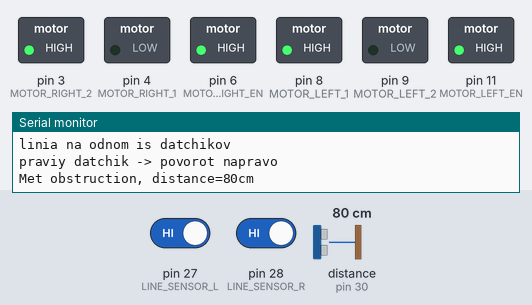
Bench run of a sketch on a simulated Arduino Mega 2560, built with avr-gcc and run on an emulated ATmega2560. Shown: switched loads named in the sketch (green lamp = pin HIGH), the last lines printed to the serial monitor. Wiring (inferred from the names in the program): ultrasonic range finder: trigger pin 31; echo pin 30. Dashed ring = blinking. Inputs (shaded band) come from the test bench; at power-on: pin 28 (LINE_SENSOR_R) HIGH, pin 27 (LINE_SENSOR_L) HIGH, distance to the obstacle (sensor on pin 30) 80 cm. The echo pulse lasts 58.3 µs per cm; pins used as bus, display or sensor lines are not drawn.

Above: at 1.2 s.
1.3 s: pin 28 (LINE_SENSOR_R) driven LOW
At 2.8 s:
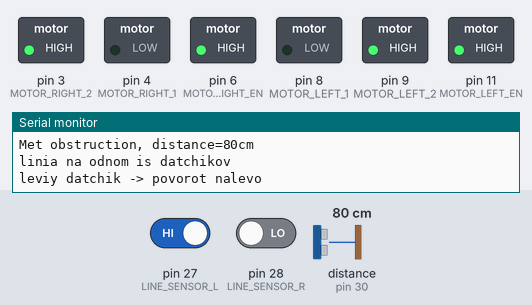
4.8 s: pin 27 (LINE_SENSOR_L) driven LOW
At 6.1 s:
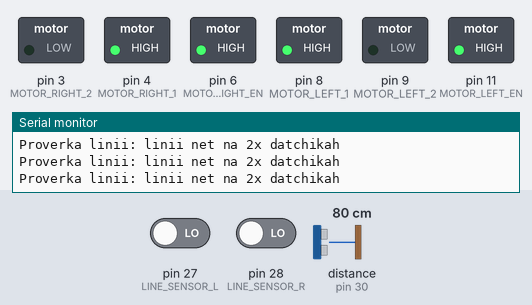
6.9 s: pin 28 (LINE_SENSOR_R) driven HIGH
At 7.3 s:
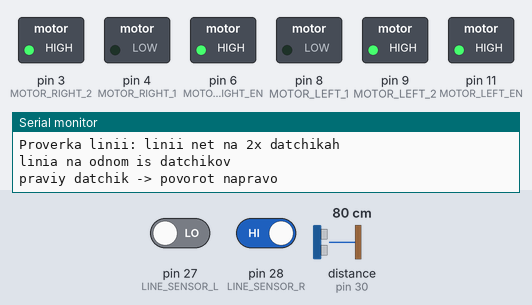
11.0 s: distance to the obstacle (sensor on pin 30) set to 87 cm
14.5 s: distance to the obstacle (sensor on pin 30) set to 92 cm
At 14.61 s:
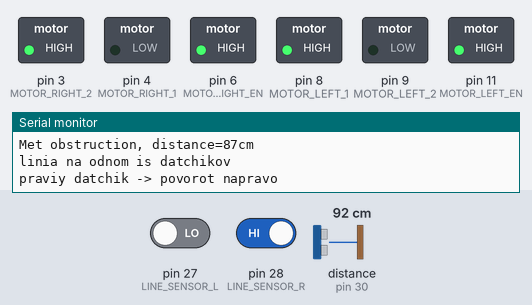
Timing chart, 0 to 17.5 s (numbered marks = the images above; inputs shaded):
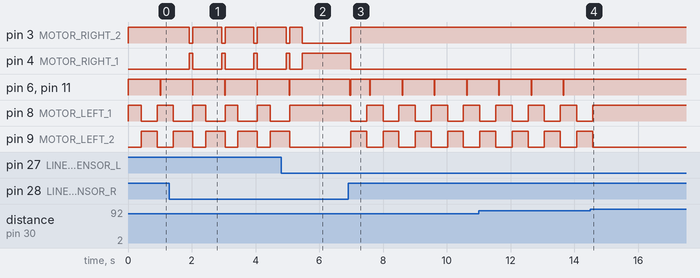

Measured:
- the behaviour switches between 89 and 90 cm on distance to the obstacle (sensor on pin 30) (found by bisection; images 3 and 4)
- after the input at 1.3 s, pin 3 (MOTOR_RIGHT_2): alternates HIGH for 0.90 s and LOW for 0.11 s, starting after 0.62 s; pin 4 (MOTOR_RIGHT_1): alternates HIGH for 0.11 s and LOW for 0.90 s, starting after 0.62 s
- after the input at 4.8 s, pin 6 (MOTOR_RIGHT_EN), pin 8 (MOTOR_LEFT_1), pin 11 (MOTOR_LEFT_EN): goes on until 5.1 s, then stays HIGH; pin 9 (MOTOR_LEFT_2): goes on until 5.1 s, then stays LOW
- after the input at 6.9 s, pin 3 (MOTOR_RIGHT_2): LOW → HIGH after 0.09 s; pin 4 (MOTOR_RIGHT_1): HIGH → LOW after 0.09 s
- after the input at 14.5 s, pin 6 (MOTOR_RIGHT_EN), pin 11 (MOTOR_LEFT_EN): stops changing and stays HIGH; pin 8 (MOTOR_LEFT_1): goes on until 14.6 s, then stays HIGH; pin 9 (MOTOR_LEFT_2): goes on until 14.6 s, then stays LOW
- by itself, pin 6 (MOTOR_RIGHT_EN), pin 11 (MOTOR_LEFT_EN): alternates HIGH for 1.0 s and LOW for 0.01 s
- by itself, pin 8 (MOTOR_LEFT_1): alternates HIGH for 0.40 s and LOW for 0.61 s
- by itself, pin 9 (MOTOR_LEFT_2): alternates HIGH for 0.61 s and LOW for 0.40 s

The sketch:

kegli1.ino
```cpp
// Робот Машинка с сонаром: едет вперёд до тех пор, пока не встретит
// препятствие (10 см). При встрече препятствия отъезжает назад,
// поворачивает в сторону и едет вперед до следующего препятствия.

#define LINE_SENSOR_L 27
#define LINE_SENSOR_R 28
// Ножки для моторов
#define MOTOR_LEFT_1 8
#define MOTOR_LEFT_2 9
#define MOTOR_LEFT_EN 11
#define MOTOR_RIGHT_1 4
#define MOTOR_RIGHT_2 3
#define MOTOR_RIGHT_EN 6

/**
 * Сонар.
 */
#define SONAR_TRIG 31
#define SONAR_ECHO 30

void mleft_forward() {
    // задать направление
    digitalWrite(MOTOR_LEFT_1, HIGH);
    digitalWrite(MOTOR_LEFT_2, LOW);

    // включить моторы
    digitalWrite(MOTOR_LEFT_EN, HIGH);
}

void mleft_backward() {
    // задать направление
    digitalWrite(MOTOR_LEFT_1, LOW);
    digitalWrite(MOTOR_LEFT_2, HIGH);

    // включить моторы
    digitalWrite(MOTOR_LEFT_EN, HIGH);
}

void mleft_stop() {
    // выключить мотор
    digitalWrite(MOTOR_LEFT_EN, LOW);
}

void mright_forward() {
    // задать направление
    digitalWrite(MOTOR_RIGHT_1, HIGH);
    digitalWrite(MOTOR_RIGHT_2, LOW);

    // включить моторы
    digitalWrite(MOTOR_RIGHT_EN, HIGH);
}

void mright_backward() {
    // задать направление
    digitalWrite(MOTOR_RIGHT_1, LOW);
    digitalWrite(MOTOR_RIGHT_2, HIGH);

    // включить моторы
    digitalWrite(MOTOR_RIGHT_EN, HIGH);
}

void mright_stop() {
    // выключить мотор
    digitalWrite(MOTOR_RIGHT_EN, LOW);
}

/**
 * Измерить дистанцию, возвращает результат в сантиметрах.
 */
int measureDistanceCm() {
    // Отправить на ножку TRIG прямоугольный сигнал
    // шириной 10 микросекунд
    digitalWrite(SONAR_TRIG, LOW);
    delayMicroseconds(5);
    digitalWrite(SONAR_TRIG, HIGH);
    delayMicroseconds(5);
    digitalWrite(SONAR_TRIG, LOW);

    // время на подготовку отправки импульса
    delayMicroseconds(2);

    // Получить ответ HIGH на ножке ECHO и замерить время
    // в микросекундах
    long duration = pulseIn(SONAR_ECHO, HIGH);

    // Вычислить расстояние до препятствия в сантиметрах:
    // duration - время, мкс
    // 29 ~ 30 ~ 1/0.033; 0.033 см/мкс - скорость звука в воздухе
    // 2 - делим расстояние туда+обратно пополам
    return (duration / 29 / 2);
}

void setup() {
    Serial.begin(9600);
    Serial.println("Start Robot Car - kegli");

    // if analog input pin 0 is unconnected, random analog
    // noise will cause the call to randomSeed() to generate
    // different seed numbers each time the sketch runs.
    // randomSeed() will then shuffle the random function.
    randomSeed(analogRead(0));

    pinMode(MOTOR_LEFT_1, OUTPUT);
    pinMode(MOTOR_LEFT_2, OUTPUT);
    pinMode(MOTOR_LEFT_EN, OUTPUT);

    pinMode(MOTOR_RIGHT_1, OUTPUT);
    pinMode(MOTOR_RIGHT_2, OUTPUT);
    pinMode(MOTOR_RIGHT_EN, OUTPUT);

    pinMode(LINE_SENSOR_L, INPUT);
    pinMode(LINE_SENSOR_R, INPUT);

    // пины сонара
    pinMode(SONAR_TRIG, OUTPUT);
    pinMode(SONAR_ECHO, INPUT);

    // остановить моторы при старте
    mleft_stop();
    mright_stop();
}

int count = 0;

void loop() {
        mleft_stop();
        mright_stop();

        if(count < 150) {


    if(measureDistanceCm() < 90) {
        Serial.print("Met obstruction, distance=");
        Serial.print(measureDistanceCm());
        Serial.println("cm");

        count = 0;

        // встретили препятствие, остановить моторы
        mleft_stop();
        mright_stop();

        // отъедем назад
         mleft_forward();
        mright_backward();
        delay(400);

         while( digitalRead(LINE_SENSOR_L) == 0 && digitalRead(LINE_SENSOR_R) == 0 ) {
      Serial.println("Proverka linii: linii net na 2x datchikah");

      // линии нет на обоих датчиках
      // едем вперед
      mleft_forward();
      mright_forward();

    }
      // линия есть хотябы на одном из датчиков

      Serial.println("linia na odnom is datchikov");

      // ненадолго остановимся, чтобы собраться с мыслями
      mleft_stop();
      mright_stop();

      if( digitalRead(LINE_SENSOR_R) == 1 ) {
        // линия под правым датчиком

        Serial.println("praviy datchik -> povorot napravo");
        //delay(1000);
        mleft_backward();
        mright_backward();
        delay(500);
        // поворачиваем направо
        mleft_forward();
        mright_backward();

        // поворачиваемся 400 миллисекунд, время получено эмпирически
        delay(100);
      } else {
        // линии нет под правым датчиком, значит она под левым датчиком

        Serial.println("leviy datchik -> povorot nalevo");
        //delay(1000);
        mleft_backward();
        mright_backward();
        delay(500);
        // повернуть налево
        mleft_backward();
        mright_forward();

        // поворачиваемся 400 миллисекунд, время получено эмпирически
        delay(100);
      }
      } else{

        mleft_forward();
        mright_backward();

        // поворачиваемся 400 миллисекунд, время получено эмпирически
        delay(50);

        count = count + 1;

    }
        }
}
```
